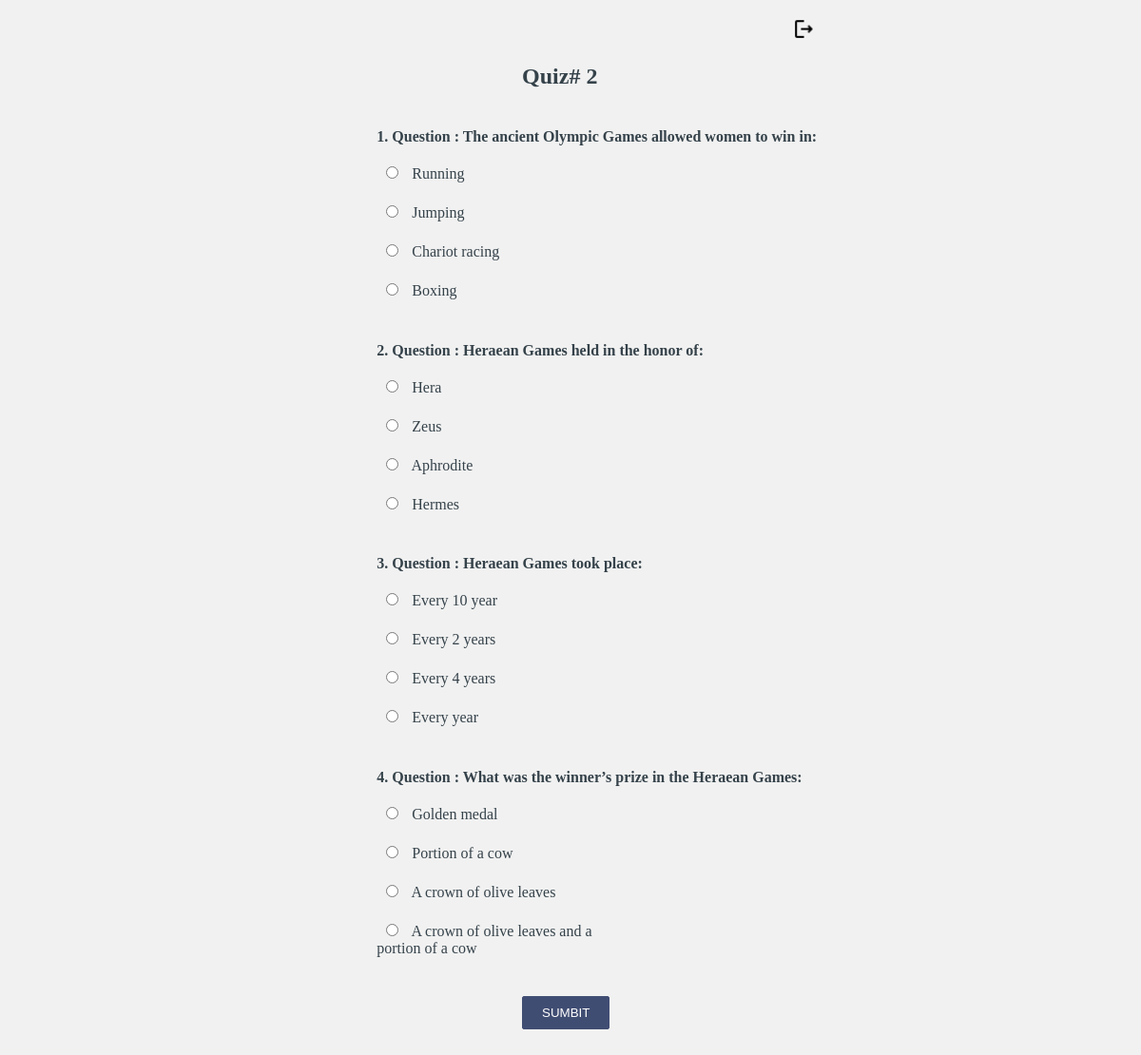
The app's page /quiz.php?lesson_id=2 (signed in) with its own data.
### tables this page shows
CREATE TABLE `questions` (
  `id` int(4) NOT NULL,
  `lesson_id` int(4) NOT NULL,
  `question` text NOT NULL
);

CREATE TABLE `answers` (
  `id` int(4) NOT NULL,
  `question_id` int(4) NOT NULL,
  `options` varchar(200) NOT NULL,
  `correct` int(2) NOT NULL
);

### quiz.php (the view, shortened to what this page needs)
<?php
include_once "config.php";
?>
<!DOCTYPE html>
<head>
    <link rel="stylesheet" href="style.css">
</head>
<body>
<a class="logout" href="logout.php">
<img id = "logout_quiz"src='./gifs/outline_logout_black_24dp.png'>
</a>
<?php
        if($_SERVER['REQUEST_METHOD'] == 'GET'){
            $lesson_id = $_GET['lesson_id'];
            $sql= "SELECT * FROM questions WHERE lesson_id = $lesson_id";
            $result = $conn->query($sql);
            $ListofQuestions = [];
            while($row = mysqli_fetch_assoc($result))
            {
                $ListofQuestions[] = $row;
            }
            $counter = 0;
?>
            <form action = score.php method = "POST">
            <div class = "Qcontent">
            <div class ="content"><?php echo "<h2>Quiz# $lesson_id </h2>"; ?></div>
            <?php  foreach($ListofQuestions as $question): ?>
                        <h4><?php echo ++$counter; ?>. Question : <?php echo $question['question']; ?></h4>
                        <?php
                            $que= $question['id'];
                            $sql= "SELECT * FROM answers WHERE question_id = $que";
                            $result = $conn->query($sql);
                            $ListofAnswers = [];
                            while($row = mysqli_fetch_assoc($result))
                            {
                                $ListofAnswers[] = $row;
                            }
                        ?>
                        <?php  foreach($ListofAnswers as $answer): ?>
                                    <label>
                                    <input type="radio" name="question[<?php echo $question['id']; ?>]" value="<?php echo $answer['id']; ?>" required="required">
                                     <?php echo $answer['options']; ?></label><br>
                        <?php endforeach; ?>
              <?php endforeach; ?>
                <br><div class="content"><input type="submit" value="Sumbit" class="submit"></div>
                        </div>
            </form>
<?php } ?>
</body>
</html>

### style.css (style rules this page uses)
* { box-sizing: border-box; }
body { font-family: "Times New Roman", Times, serif; padding: 10px; background: #f1f1f1; color: #35424A; }
form label { display: block; margin-bottom: 5px; width: 40%; text-align: left; }
form { margin-left: 15%; margin-right:15%; width: 70%; display: inline-block; margin-bottom: 20px; }
form input[type="submit"] { text-transform: uppercase; padding: 2px 20px; border-radius: 2px; cursor: pointer; }
.submit { background-color: #404d73; color: #fff; min-height: 35px; border: none; border: 1px solid #404d73; border-radius: 100px; text-transform: uppercase; padding: 2px 20px; cursor: pointer; display: inline-block; line-height: 1.9em; text-decoration: none; }
input[type=radio], input.radio { margin: 0 10px 0 10px; }
img { width: 200px; height: 200px; }
a:link { color : #455E89; }
.content { text-align-last: auto; overflow: hidden; text-align: left; width: 55%; margin-left: 25%; }
.Qcontent { text-align-last: auto; overflow: hidden; text-align: left; width: 75%; margin-left: 25%; }
.logout { text-align: justify; text-justify: inherit; text-align: center; width: 50%; margin-left: 70%; }
#logout_quiz { width: 25px; height:25px; }

### records on screen
questions: question "The ancient Olympic Games allowed women to win in:"
answers: options "Running"
answers: options "Jumping"
answers: options "Chariot racing"
answers: options "Boxing"
questions: question "Heraean Games held in the honor of:"
answers: options "Hera"
answers: options "Zeus"
answers: options "Aphrodite"
answers: options "Hermes"
questions: question "Heraean Games took place:"
answers: options "Every 10 year"
answers: options "Every 2 years"
answers: options "Every 4 years"
answers: options "Every year"
questions: question "What was the winner’s prize in the Heraean Games:"
answers: options "Golden medal"
answers: options "Portion of a cow"
answers: options "A crown of olive leaves"
answers: options "A crown of olive leaves and a portion of a cow"

### other values on screen
$lesson_id "2"
